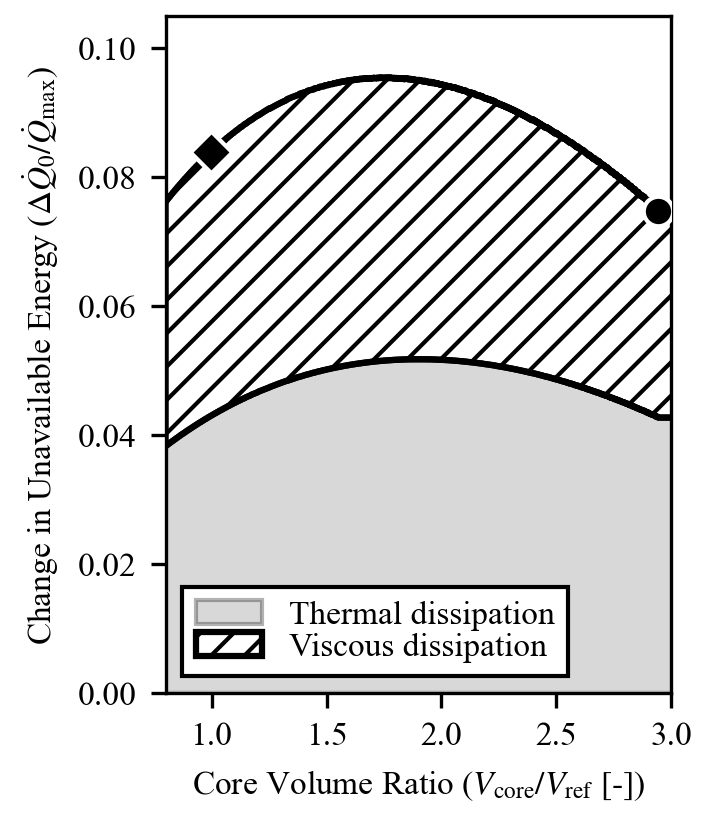

Write Python code to recreate this figure.
"""
Figure 7a: Classical unavailable energy breakdown along optimal practical curve.
Similar to fig6a but with V_core/V_ref (d/d_ref) as x-axis instead of NTU.
Reads optimal practical data from newfig5_practical_data.parquet.
"""

import os
from pathlib import Path

import matplotlib.patches as mpatches
import matplotlib.pyplot as plt
import numpy as np
import pandas as pd

save_dir = os.path.dirname(os.path.abspath(__file__))
DATA_FILE = Path(save_dir) / "newfig5_practical_data.parquet"

# Reference design point (d/d_ref = 1)
D_REF = 1.0


def save_figures(base_name="fig7a"):
    """
    Save figures as SVG, TIFF, and HD PNG showing classical unavailable energy breakdown
    along optimal practical curve vs V_core/V_ref (d/d_ref).
    """
    if not DATA_FILE.exists():
        raise FileNotFoundError(
            f"Data file {DATA_FILE} not found. Please run newfig5_practical.py first to generate the data."
        )

    font_size = 8
    plt.rcParams.update(
        {
            "font.family": "serif",
            "font.serif": ["Times New Roman"],
            "font.size": font_size,
            "mathtext.fontset": "stix",
            "axes.titlesize": font_size,
            "axes.labelsize": font_size,
            "xtick.labelsize": font_size,
            "ytick.labelsize": font_size,
            "legend.fontsize": font_size,
            "figure.titlesize": font_size,
        }
    )

    # Load data from parquet
    df = pd.read_parquet(DATA_FILE)

    # Extract optimal line data (along practical optimum)
    opt_mask = df["d_opt"].notna()
    d_opt = df[opt_mask]["d_opt"].values
    z_classical_thermal_only = df[opt_mask]["dqom_classical_thermal_only_opt"].values
    z_classical_combined = df[opt_mask]["dqom_classical_opt"].values

    if len(d_opt) == 0:
        raise ValueError("No optimal line data found in parquet file.")

    # Sort by d_opt for proper plotting
    sort_idx = np.argsort(d_opt)
    d_opt = d_opt[sort_idx]
    z_classical_thermal_only = z_classical_thermal_only[sort_idx]
    z_classical_combined = z_classical_combined[sort_idx]

    # Filter out NaN values
    valid_mask = np.isfinite(z_classical_thermal_only) & np.isfinite(z_classical_combined)
    d_opt = d_opt[valid_mask]
    z_classical_thermal_only = z_classical_thermal_only[valid_mask]
    z_classical_combined = z_classical_combined[valid_mask]

    if len(d_opt) == 0:
        raise ValueError("No valid data points found.")

    # Match fig6a figure size (triple column)
    fig = plt.figure(figsize=(6 / 2.54, 7 / 2.54))
    ax = plt.subplot(111)

    # Plot thermal-only line (no pressure drop)
    _ = ax.plot(  # line_thermal (unused; change back if needed for legend etc.)
        d_opt,
        z_classical_thermal_only,
        "k-",
        label="_nolegend_",
        zorder=2,
    )[0]

    # Plot combined line (with pressure drop)
    _ = ax.plot(  # line_combined (unused; change back if needed for legend etc.)
        d_opt,
        z_classical_combined,
        "k-",
        label="_nolegend_",
        zorder=3,
    )[0]

    # Fill between 0 and thermal line (thermal dissipation)
    ax.fill_between(d_opt, 0, z_classical_thermal_only, alpha=0.3, color="gray", zorder=1)

    # Fill between thermal and combined (viscous dissipation)
    ax.fill_between(
        d_opt,
        z_classical_thermal_only,
        z_classical_combined,
        facecolor="none",
        edgecolor="black",
        linewidth=1.5,
        hatch="///",
        zorder=1,
        label="_nolegend_",
    )

    # Reference marker: diamond (D), black face, white edge, s=50 (match fig6a)
    idx_ref = np.argmin(np.abs(d_opt - D_REF))
    x_ref = d_opt[idx_ref]
    y_ref = z_classical_combined[idx_ref]
    ax.scatter(x_ref, y_ref, marker="D", facecolor="black", edgecolor="white", zorder=5, s=50)

    # Optimal marker: circle, black, s=50, white edge (match fig6a)
    # Find minimum of combined (optimal practical point)
    # idx_opt = np.nanargmin(z_classical_combined)
    # x_opt = d_opt[idx_opt]
    # y_opt = z_classical_combined[idx_opt]
    # ax.scatter(x_opt, y_opt, marker="o", facecolor="black", edgecolor="white", zorder=5, s=50)

    ax.set_title("")
    # ax.set_xlim(d_opt.min() * 0.95, d_opt.max() * 1.05)
    ax.set_xlim(d_opt.min(), 3)
    y_max = max(np.nanmax(z_classical_combined), np.nanmax(z_classical_thermal_only))
    ax.set_ylim(0, y_max * 1.1)
    ax.set_xlabel(r"Core Volume Ratio ($V_\mathrm{core}/V_\mathrm{ref}$ [-])")
    ax.set_ylabel(r"Change in Unavailable Energy ($\Delta \dot{Q}_0/\dot{Q}_{\mathrm{max}}$)")

    patch_thermal = mpatches.Patch(facecolor="gray", alpha=0.3, edgecolor="black", label="Thermal dissipation")
    patch_viscous = mpatches.Patch(
        facecolor="none", edgecolor="black", hatch="///", linewidth=1.5, label="Viscous dissipation"
    )

    # Legend box style to match fig6a
    ax.legend(
        handles=[patch_thermal, patch_viscous],
        loc="lower left",
        labelspacing=0.05,
        edgecolor="black",
        frameon=True,
        facecolor="white",
        framealpha=1.0,
        fancybox=False,
    )

    plt.tight_layout(pad=0.5)

    fig.savefig(
        os.path.join(save_dir, f"{base_name}.svg"),
        dpi=300,
        facecolor="white",
        format="svg",
        bbox_inches=None,
        pad_inches=0,
    )
    fig.savefig(
        os.path.join(save_dir, f"{base_name}.tiff"),
        dpi=300,
        facecolor="white",
        format="tiff",
        bbox_inches=None,
        pad_inches=0,
    )
    fig.savefig(
        os.path.join(save_dir, f"{base_name}.png"),
        dpi=300,
        facecolor="white",
        format="png",
        bbox_inches=None,
        pad_inches=0,
    )
    fig.savefig(
        os.path.join(save_dir, f"{base_name}.pdf"),
        dpi=300,
        facecolor="white",
        format="pdf",
        bbox_inches=None,
        pad_inches=0,
    )

    plt.close(fig)
    print(f"Saved figures: {base_name}.svg, {base_name}.tiff, {base_name}.png, {base_name}.pdf")


if __name__ == "__main__":
    save_figures()
